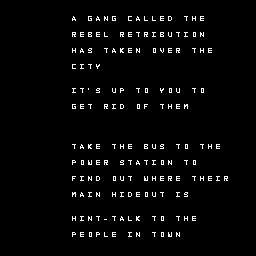

The image is a tile-based game level rendered from a .tmx file. Its description and complete source (layers, tilesets, objects, tile grids) follow:
An orthogonal 32x32 tile map with 8x8 px tiles, 1 tile layer (Tile Layer 1).

<map version="1.10" tiledversion="1.10.2" orientation="orthogonal" renderorder="right-down" width="32" height="32" tilewidth="8" tileheight="8" infinite="0" nextlayerid="2" nextobjectid="1">
 <editorsettings>
  <export target="textCat.c" format="gba" />
 </editorsettings>
 <tileset firstgid="1" source="text.tsx" />
 <layer id="1" name="Tile Layer 1" width="32" height="32">
  <data encoding="csv">
0,0,0,0,0,0,0,0,0,0,0,0,0,0,0,0,0,0,0,0,0,0,0,0,0,0,0,0,0,0,0,0,
0,0,1,0,0,0,0,0,0,0,0,0,0,0,0,0,0,0,0,0,0,0,0,0,0,0,0,0,0,0,0,0,
0,1,1,1,1,1,0,0,0,2,0,8,2,15,8,1,4,2,13,13,6,5,0,21,9,6,0,0,0,0,0,0,
0,1,1,1,1,1,1,0,0,0,0,0,0,0,0,0,0,0,0,0,0,0,0,0,0,0,0,0,0,0,0,0,
0,1,1,1,1,1,0,0,0,19,6,3,6,13,0,19,6,21,19,10,3,22,21,10,16,15,0,0,0,0,0,0,
0,1,1,1,1,1,0,0,0,0,0,0,0,0,0,0,0,0,0,0,0,0,0,0,0,0,0,0,0,0,0,0,
0,0,0,1,1,1,0,0,0,9,2,20,0,21,2,12,6,15,0,16,23,6,19,0,21,9,6,0,0,0,0,0,
0,0,0,0,0,0,0,0,0,53,53,53,0,0,0,0,0,0,0,0,0,0,0,0,0,0,0,0,0,0,0,0,
0,0,0,0,0,0,0,0,0,4,10,21,26,0,0,0,0,0,0,0,0,0,0,0,0,0,0,0,0,0,0,0,
0,0,0,0,0,0,0,0,0,0,0,0,0,0,0,0,0,0,0,0,0,0,0,0,0,0,0,0,0,0,0,0,
0,0,0,0,0,0,0,0,0,0,0,0,0,0,0,0,0,0,0,0,0,0,0,0,0,0,0,0,0,0,0,0,
0,0,0,0,0,0,0,0,0,10,21,29,20,0,22,17,0,21,16,0,26,16,22,0,21,16,0,0,0,0,0,0,
0,0,0,0,0,0,0,0,0,0,0,0,0,0,0,0,0,0,0,0,0,0,0,0,0,0,0,0,0,0,0,0,
0,0,0,0,0,0,0,0,0,8,6,21,0,19,10,5,0,16,7,0,21,9,6,14,0,0,0,0,0,0,0,0,
0,0,0,0,0,0,0,0,0,0,0,0,0,0,0,0,0,0,0,0,0,0,0,0,0,0,0,0,0,0,0,0,
0,0,0,0,0,0,0,0,0,0,0,0,0,0,0,0,0,0,0,0,0,0,0,0,0,0,0,0,0,0,0,0,
0,0,0,0,0,0,0,0,0,0,0,0,0,0,0,0,0,0,0,0,0,0,0,0,0,0,0,0,0,0,0,0,
0,0,0,0,0,0,0,0,0,0,0,0,0,0,0,0,0,0,0,0,0,0,0,0,0,0,0,0,0,0,0,0,
0,0,0,0,0,0,0,0,0,21,2,12,6,0,21,9,6,0,3,22,20,0,21,16,0,21,9,6,0,0,0,0,
0,0,0,0,0,0,0,0,0,0,0,0,0,0,0,0,0,0,0,0,0,0,0,0,0,0,0,0,0,0,0,0,
0,0,0,0,0,0,0,0,0,17,16,24,6,19,0,20,21,2,21,10,16,15,0,21,16,0,60,0,0,0,0,0,
0,0,0,0,0,0,0,0,0,0,0,0,0,0,0,0,0,0,0,0,0,0,0,0,0,0,0,0,0,0,0,0,
0,0,0,0,0,0,0,0,0,7,10,15,5,0,16,22,21,0,24,9,6,19,6,0,21,9,6,10,19,0,0,0,
0,0,0,0,0,0,0,0,0,0,0,0,0,0,0,0,0,0,0,0,0,0,0,0,0,0,0,0,0,0,0,0,
0,0,0,0,0,0,0,0,0,14,2,10,15,0,9,10,5,6,16,22,21,0,10,20,0,0,0,0,0,0,0,0,
0,0,0,0,0,0,0,0,0,0,0,0,0,0,0,0,0,0,0,0,0,0,0,0,0,0,0,0,0,0,0,0,
0,0,0,0,0,0,0,0,0,0,0,0,0,0,0,0,0,0,0,0,0,0,0,0,0,0,0,0,0,0,0,0,
0,1,1,1,1,1,1,0,0,9,10,15,21,38,21,2,13,12,1,21,16,1,21,9,6,1,1,1,0,0,0,0,
0,0,0,0,0,0,0,0,0,0,0,0,0,0,0,0,0,0,0,0,0,0,0,0,0,0,0,0,0,0,0,0,
0,0,0,0,0,0,0,0,0,17,6,16,17,13,6,1,10,15,1,21,16,24,15,1,1,1,1,1,1,1,0,0,
0,0,0,0,0,0,0,0,0,0,0,0,0,0,0,0,0,0,0,0,0,0,0,0,0,0,0,0,0,0,0,0,
1,1,1,1,0,0,0,0,0,1,1,1,1,1,0,0,0,0,0,0,0,0,0,0,0,0,0,0,0,0,0,0
</data>
 </layer>
</map>